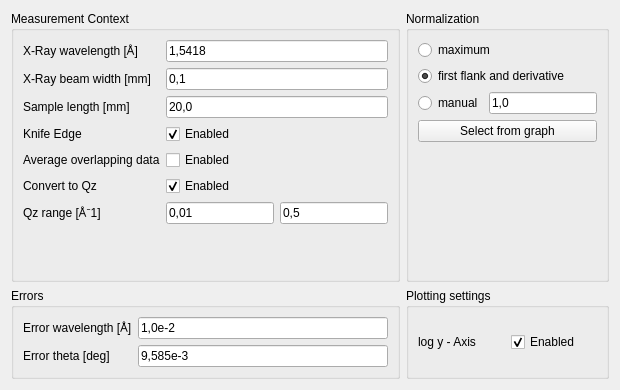
          <widget class="QWidget" name="tab_2">
           <property name="enabled">
            <bool>true</bool>
           </property>
           <attribute name="title">
            <string>Settings</string>
           </attribute>
           <layout class="QGridLayout" name="gridLayout_6">
            <item row="0" column="0">
             <layout class="QGridLayout" name="gridLayout_5">
              <item row="0" column="0">
               <widget class="QGroupBox" name="groupBox">
                <property name="title">
                 <string>Measurement Context</string>
                </property>
                <layout class="QGridLayout" name="gridLayout_7">
                 <item row="0" column="0">
                  <layout class="QFormLayout" name="formLayout">
                   <property name="fieldGrowthPolicy">
                    <enum>QFormLayout::AllNonFixedFieldsGrow</enum>
                   </property>
                   <item row="1" column="0">
                    <widget class="QLabel" name="label_4">
                     <property name="text">
                      <string>&lt;html&gt;&lt;head/&gt;&lt;body&gt;&lt;p&gt;X-Ray wavelength [&amp;#8491;]&lt;/p&gt;&lt;/body&gt;&lt;/html&gt;</string>
                     </property>
                    </widget>
                   </item>
                   <item row="1" column="1">
                    <widget class="QLineEdit" name="lineEdit_wavelength">
                     <property name="text">
                      <string>1,5418</string>
                     </property>
                    </widget>
                   </item>
                   <item row="2" column="0">
                    <widget class="QLabel" name="label_5">
                     <property name="text">
                      <string>X-Ray beam width [mm]</string>
                     </property>
                    </widget>
                   </item>
                   <item row="2" column="1">
                    <widget class="QLineEdit" name="lineEdit_beam_width">
                     <property name="text">
                      <string>0,1</string>
                     </property>
                    </widget>
                   </item>
                   <item row="3" column="0">
                    <widget class="QLabel" name="label_3">
                     <property name="text">
                      <string>Sample length [mm]</string>
                     </property>
                    </widget>
                   </item>
                   <item row="3" column="1">
                    <widget class="QLineEdit" name="lineEdit_sample_length">
                     <property name="text">
                      <string>20,0</string>
                     </property>
                    </widget>
                   </item>
                   <item row="4" column="0">
                    <widget class="QLabel" name="label_6">
                     <property name="text">
                      <string>Knife Edge</string>
                     </property>
                    </widget>
                   </item>
                   <item row="4" column="1">
                    <widget class="QCheckBox" name="checkBox_knifeedge">
                     <property name="toolTip">
                      <string>Was the measurement carried out with a knife edge?</string>
                     </property>
                     <property name="text">
                      <string>Enabled</string>
                     </property>
                     <property name="checked">
                      <bool>true</bool>
                     </property>
                    </widget>
                   </item>
                   <item row="5" column="0">
                    <widget class="QLabel" name="label_7">
                     <property name="text">
                      <string>Average overlapping data</string>
                     </property>
                    </widget>
                   </item>
                   <item row="5" column="1">
                    <widget class="QCheckBox" name="checkbox_average">
                     <property name="toolTip">
                      <string>Average data on overlapping regions</string>
                     </property>
                     <property name="text">
                      <string>Enabled</string>
                     </property>
                    </widget>
                   </item>
                   <item row="6" column="0">
                    <widget class="QLabel" name="label_9">
                     <property name="text">
                      <string>Convert to Qz</string>
                     </property>
                    </widget>
                   </item>
                   <item row="6" column="1">
                    <widget class="QCheckBox" name="checkBox_convert_qz">
                     <property name="text">
                      <string>Enabled</string>
                     </property>
                     <property name="checked">
                      <bool>true</bool>
                     </property>
                    </widget>
                   </item>
                   <item row="7" column="0">
                    <widget class="QLabel" name="label_cropping">
                     <property name="text">
                      <string>&lt;html&gt;&lt;head/&gt;&lt;body&gt;&lt;p&gt;Qz range [&amp;#8491;⁻1]&lt;/p&gt;&lt;/body&gt;&lt;/html&gt;</string>
                     </property>
                    </widget>
                   </item>
                   <item row="7" column="1">
                    <layout class="QHBoxLayout" name="horizontalLayout_4">
                     <item>
                      <widget class="QLineEdit" name="lineEdit_qz_range_min">
                       <property name="text">
                        <string>0,01</string>
                       </property>
                      </widget>
                     </item>
                     <item>
                      <widget class="QLineEdit" name="lineEdit_qz_range_max">
                       <property name="text">
                        <string>0,5</string>
                       </property>
                      </widget>
                     </item>
                    </layout>
                   </item>
                   <item row="8" column="1">
                    <spacer name="verticalSpacer_2">
                     <property name="orientation">
                      <enum>Qt::Vertical</enum>
                     </property>
                     <property name="sizeHint" stdset="0">
                      <size>
                       <width>20</width>
                       <height>40</height>
                      </size>
                     </property>
                    </spacer>
                   </item>
                  </layout>
                 </item>
                </layout>
               </widget>
              </item>
              <item row="2" column="0">
               <widget class="QGroupBox" name="groupBox_8">
                <property name="title">
                 <string>Errors</string>
                </property>
                <layout class="QGridLayout" name="gridLayout_20">
                 <item row="0" column="0">
                  <layout class="QGridLayout" name="gridLayout_18">
                   <item row="0" column="1">
                    <widget class="QLabel" name="label_12">
                     <property name="text">
                      <string>&lt;html&gt;&lt;head/&gt;&lt;body&gt;&lt;p&gt;Error wavelength [&amp;#8491;]&lt;/p&gt;&lt;/body&gt;&lt;/html&gt;</string>
                     </property>
                    </widget>
                   </item>
                   <item row="0" column="2">
                    <widget class="QLineEdit" name="input_wavelength_error">
                     <property name="text">
                      <string>1,0e-2</string>
                     </property>
                    </widget>
                   </item>
                   <item row="1" column="1">
                    <widget class="QLabel" name="label_13">
                     <property name="text">
                      <string>&lt;html&gt;&lt;head/&gt;&lt;body&gt;&lt;p&gt;Error theta [deg]&lt;/p&gt;&lt;/body&gt;&lt;/html&gt;</string>
                     </property>
                    </widget>
                   </item>
                   <item row="1" column="2">
                    <widget class="QLineEdit" name="input_theta_error">
                     <property name="text">
                      <string>9,585e-3</string>
                     </property>
                    </widget>
                   </item>
                  </layout>
                 </item>
                </layout>
               </widget>
              </item>
              <item row="0" column="1">
               <widget class="QGroupBox" name="groupBox_2">
                <property name="title">
                 <string>Normalization</string>
                </property>
                <layout class="QVBoxLayout" name="verticalLayout_3">
                 <item>
                  <widget class="QRadioButton" name="radioButton_maximum">
                   <property name="toolTip">
                    <string>Normalize the maximal counts per second to 1</string>
                   </property>
                   <property name="text">
                    <string>maximum</string>
                   </property>
                  </widget>
                 </item>
                 <item>
                  <widget class="QRadioButton" name="radioButton_flank">
                   <property name="toolTip">
                    <string>Normalize the point with the lowest absolute slope to one. Only points left to the first flank are considered</string>
                   </property>
                   <property name="text">
                    <string>first flank and derivative</string>
                   </property>
                   <property name="checked">
                    <bool>true</bool>
                   </property>
                  </widget>
                 </item>
                 <item>
                  <layout class="QVBoxLayout" name="verticalLayout_4">
                   <item>
                    <layout class="QHBoxLayout" name="horizontalLayout_3">
                     <item>
                      <widget class="QRadioButton" name="radioButton_manual">
                       <property name="toolTip">
                        <string>Normalize all points using the given scaling factor</string>
                       </property>
                       <property name="text">
                        <string>manual</string>
                       </property>
                      </widget>
                     </item>
                     <item>
                      <widget class="QLineEdit" name="lineEdit_normalization_factor">
                       <property name="text">
                        <string>1,0</string>
                       </property>
                      </widget>
                     </item>
                    </layout>
                   </item>
                   <item>
                    <widget class="QPushButton" name="pushbutton_select_graph">
                     <property name="toolTip">
                      <string>Select a scaling factor from graph. Click on graph and press 'x' button or double click</string>
                     </property>
                     <property name="text">
                      <string>Select from graph</string>
                     </property>
                    </widget>
                   </item>
                  </layout>
                 </item>
                 <item>
                  <spacer name="verticalSpacer_3">
                   <property name="orientation">
                    <enum>Qt::Vertical</enum>
                   </property>
                   <property name="sizeHint" stdset="0">
                    <size>
                     <width>20</width>
                     <height>40</height>
                    </size>
                   </property>
                  </spacer>
                 </item>
                </layout>
               </widget>
              </item>
              <item row="2" column="1">
               <widget class="QGroupBox" name="groupBox_7">
                <property name="title">
                 <string>Plotting settings</string>
                </property>
                <layout class="QGridLayout" name="gridLayout_23">
                 <item row="0" column="0">
                  <layout class="QGridLayout" name="gridLayout_22">
                   <item row="0" column="0">
                    <widget class="QLabel" name="label_11">
                     <property name="text">
                      <string>log y - Axis</string>
                     </property>
                    </widget>
                   </item>
                   <item row="0" column="1">
                    <widget class="QCheckBox" name="checkbox_plotLogScale">
                     <property name="text">
                      <string>Enabled</string>
                     </property>
                     <property name="checked">
                      <bool>true</bool>
                     </property>
                    </widget>
                   </item>
                  </layout>
                 </item>
                </layout>
               </widget>
              </item>
             </layout>
            </item>
           </layout>
          </widget>
